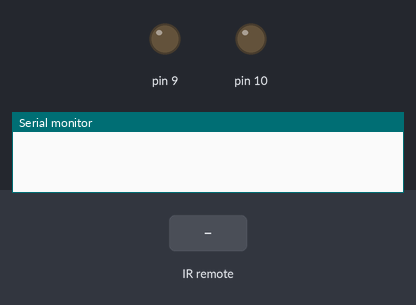
A sketch run on a simulated Arduino Uno, built with avr-gcc and run on an emulated ATmega328P. Shown: output pins drawn as LEDs (lit = HIGH), the last lines printed to the serial monitor. The inputs (shaded band) are chosen by the test bench.

Above: at 1.2 s.
1.3 s: infrared code 0xFF9A65 received
At 2.3 s:
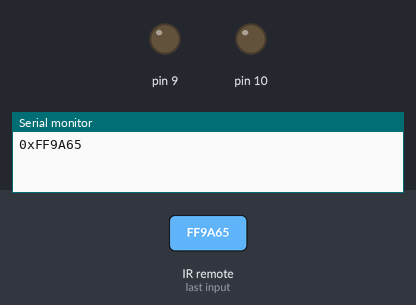
2.9 s: infrared code 0xFF9A65 received
At 3.5 s:
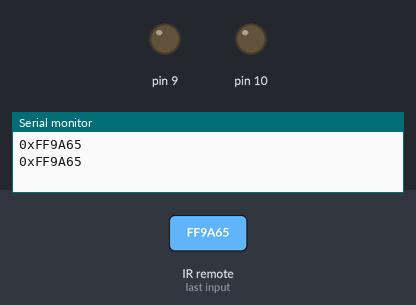
Timing chart, 0 to 5.9 s (numbered marks = the images above; inputs shaded):
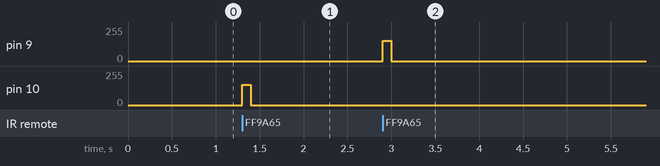

The sketch:

sketch.ino
```cpp
#include <IRremote.h>

#define RECV_PIN        2       // Receiver signal pin

#define MOTOR_PWM       480     // Motor power [0-799]
#define MOTOR_REVERSE   false   // Reverse motor direction
#define PWM_MAX_VALUE   799     // 799 for 16kHz. (don't touch if you don't know how)

IRrecv irrecv(RECV_PIN);
decode_results results;

void setup() {
  // setup PWM frequency for pins 9 and 10:
  TCCR1A = 0;
  TCCR1B = 0;
  TCCR1A = (1 << COM1A1) | (1 << COM1B1) | (1 << WGM11);
  TCCR1B = (1 << WGM13) | (1 << WGM12) | (1 << CS10);

  ICR1 = PWM_MAX_VALUE; // (16MHz / (1 * (799 + 1)) )

  OCR1A = 0;
  OCR1B = 0;

  // init motor pins:
  pinMode(9, OUTPUT);
  pinMode(10, OUTPUT);

  Serial.begin(9600);
  irrecv.enableIRIn();
}


long light_code = 0xFF9A65;
bool light_status = false;

// Enable/disable light in room
void light(bool enable) {
  // motor to right:
  if (enable) {
    analogWrite9(LOW);
    analogWrite10(MOTOR_PWM);
  }
  // motor to left:
  else {
    analogWrite10(LOW);
    analogWrite9(MOTOR_PWM);
  }

  // wait some time:
  delay(100);

  // disable motor:
  analogWrite9(LOW);
  analogWrite10(LOW);
}


void loop() {
  // decode receiver code:
  if (irrecv.decode(&results)) {
    unsigned long code = results.value;

    // send to com port:
    Serial.print("0x");
    Serial.println(code, HEX);

    // turn on/off light:
    if (code == light_code) {
      light_status = !light_status;
      light(light_status);
    }

    // continue receiving:
    irrecv.resume();
  }
}


// Analog write for 9 pin (16kHz)
void analogWrite9(uint16_t duty) {
  OCR1A = constrain(duty, 0, PWM_MAX_VALUE);
}

// Analog write for 10 pin (16kHz)
void analogWrite10(uint16_t duty) {
  OCR1B = constrain(duty, 0, PWM_MAX_VALUE);
}
```

Measured:
- after the input at 1.3 s, pin 10: 0/255 → 153/255 at once, → 0/255 0.10 s later
- after the input at 2.9 s, pin 9: 0/255 → 153/255 at once, → 0/255 0.10 s later
